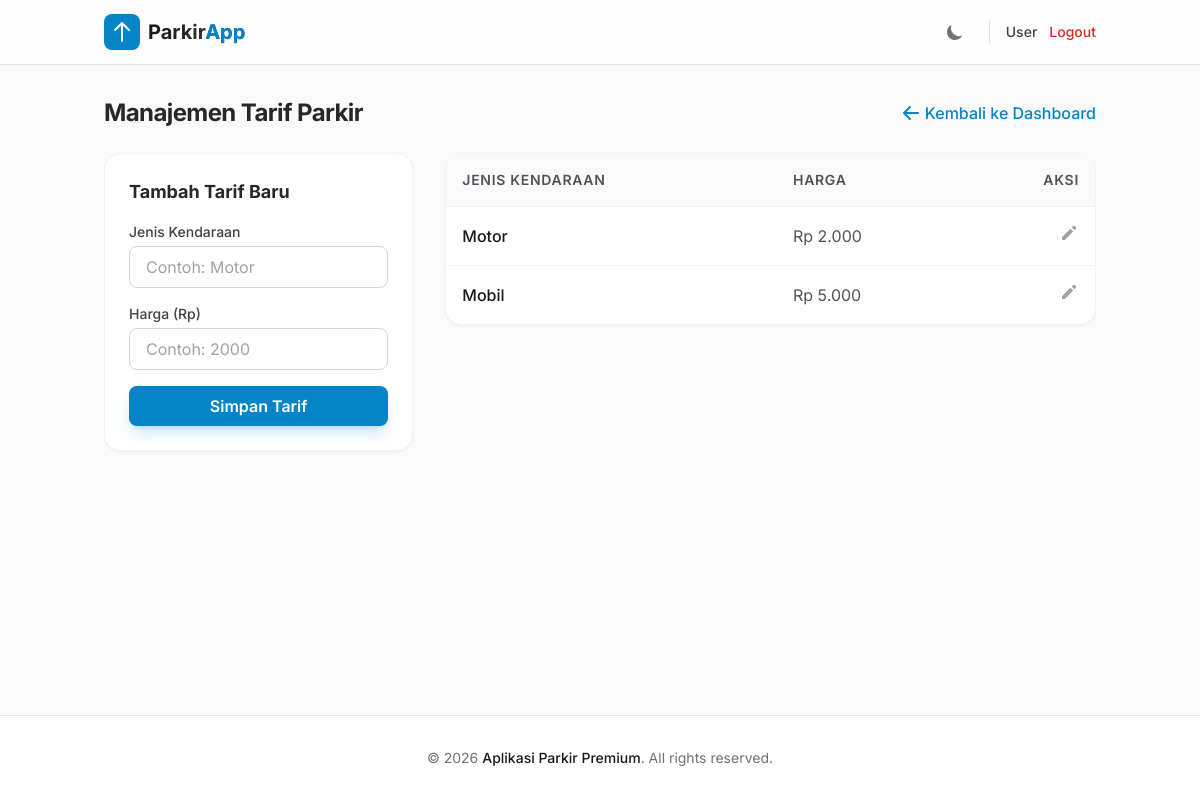
/admin/tarif.php (signed in), run on the app's committed database.
### tables this page shows
CREATE TABLE tarif (
    id INTEGER PRIMARY KEY AUTOINCREMENT,
    jenis_kendaraan TEXT NOT NULL,
    harga INTEGER NOT NULL
);

### admin/tarif.php (the view, shortened to what this page needs)
<?php
include "../config/database.php";
$data = $db->query("SELECT * FROM tarif")->fetchAll();
include "../config/layout_header.php";
?>
<div class="mb-6 flex justify-between items-center">
    <h1 class="text-2xl font-bold text-gray-800 dark:text-white tracking-tight">Manajemen Tarif Parkir</h1>
    <a href="dashboard.php" class="text-primary-600 hover:text-primary-800 dark:text-primary-400 dark:hover:text-primary-300 font-medium flex items-center transition-colors">
        <svg xmlns="http://www.w3.org/2000/svg" class="h-5 w-5 mr-1" viewBox="0 0 20 20" fill="currentColor">
            <path fill-rule="evenodd" d="M9.707 16.707a1 1 0 01-1.414 0l-6-6a1 1 0 010-1.414l6-6a1 1 0 011.414 1.414L5.414 9H17a1 1 0 110 2H5.414l4.293 4.293a1 1 0 010 1.414z" clip-rule="evenodd" />
        </svg>
        Kembali ke Dashboard
    </a>
</div>
<div class="grid grid-cols-1 lg:grid-cols-3 gap-8">
    <div class="lg:col-span-1">
        <div class="bg-white dark:bg-gray-900 p-6 rounded-2xl shadow-sm border border-gray-100 dark:border-gray-800 transition-colors duration-200">
            <h3 class="text-lg font-bold text-gray-800 dark:text-white mb-4">Tambah Tarif Baru</h3>
            <form method="POST" class="space-y-4">
                <div>
                    <label class="block text-sm font-medium text-gray-700 dark:text-gray-300 mb-1">Jenis Kendaraan</label>
                    <input type="text" name="jenis" placeholder="Contoh: Motor" required
                        class="w-full px-4 py-2 rounded-lg border border-gray-300 dark:border-gray-700 bg-white dark:bg-gray-800 text-gray-900 dark:text-white focus:border-primary-500 focus:ring-2 focus:ring-primary-100 dark:focus:ring-primary-900/50 outline-none transition duration-200">
                </div>
                <div>
                    <label class="block text-sm font-medium text-gray-700 dark:text-gray-300 mb-1">Harga (Rp)</label>
                    <input type="number" name="harga" placeholder="Contoh: 2000" required
                        class="w-full px-4 py-2 rounded-lg border border-gray-300 dark:border-gray-700 bg-white dark:bg-gray-800 text-gray-900 dark:text-white focus:border-primary-500 focus:ring-2 focus:ring-primary-100 dark:focus:ring-primary-900/50 outline-none transition duration-200">
                </div>
                <button type="submit" name="simpan"
                    class="w-full bg-primary-600 hover:bg-primary-700 text-white font-semibold py-2 px-4 rounded-lg transition duration-200 shadow-lg shadow-primary-600/20 active:scale-[0.98]">
                    Simpan Tarif
                </button>
            </form>
        </div>
    </div>
    <div class="lg:col-span-2">
        <div class="bg-white dark:bg-gray-900 rounded-2xl shadow-sm border border-gray-100 dark:border-gray-800 overflow-hidden transition-colors duration-200">
            <div class="overflow-x-auto">
                <table class="w-full text-left border-collapse">
                    <thead>
                        <tr class="bg-gray-50 dark:bg-gray-800/50 text-gray-600 dark:text-gray-400 text-sm uppercase tracking-wider">
                            <th class="p-4 font-semibold border-b border-gray-100 dark:border-gray-800">Jenis Kendaraan</th>
                            <th class="p-4 font-semibold border-b border-gray-100 dark:border-gray-800">Harga</th>
                            <th class="p-4 font-semibold border-b border-gray-100 dark:border-gray-800 text-right">Aksi</th>
                        </tr>
                    </thead>
                    <tbody class="divide-y divide-gray-100 dark:divide-gray-800">
                        <?php if(count($data) > 0): ?>
                            <?php foreach($data as $d): ?>
                            <tr class="hover:bg-gray-50 dark:hover:bg-gray-800/50 transition duration-150">
                                <td class="p-4 text-gray-900 dark:text-white font-medium"><?= htmlspecialchars($d['jenis_kendaraan']) ?></td>
                                <td class="p-4 text-gray-600 dark:text-gray-300">Rp <?= number_format($d['harga'], 0, ',', '.') ?></td>
                                <td class="p-4 text-right">
                                    <button class="text-gray-400 hover:text-primary-600 dark:hover:text-primary-400 transition-colors">
                                        <svg xmlns="http://www.w3.org/2000/svg" class="h-5 w-5" viewBox="0 0 20 20" fill="currentColor">
                                            <path d="M13.586 3.586a2 2 0 112.828 2.828l-.793.793-2.828-2.828.793-.793zM11.379 5.793L3 14.172V17h2.828l8.38-8.379-2.83-2.828z" />
                                        </svg>
                                    </button>
                                </td>
                            </tr>
                            <?php endforeach ?>
                        <?php else: ?>
                            <tr>
                                <td colspan="3" class="p-8 text-center text-gray-500 dark:text-gray-400">Belum ada data tarif.</td>
                            </tr>
                        <?php endif; ?>
                    </tbody>
                </table>
            </div>
        </div>
    </div>
</div>
<?php include "../config/layout_footer.php"; ?>

### data on the page
tarif: jenis_kendaraan "Motor", harga "2.000"
tarif: jenis_kendaraan "Mobil", harga "5.000"

### other printed values
$_SESSION['username'] "User"
